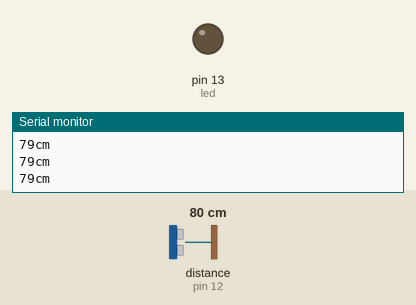
This sketch was run on a simulated Arduino Uno, built with avr-gcc and run on an emulated ATmega328P. On the bench: output pins drawn as LEDs (lit = HIGH), the last lines printed to the serial monitor. Wiring (inferred from the names in the program): ultrasonic range finder: trigger pin 11; echo pin 12. The test bench sets the inputs (shaded band); at power-on: distance to the obstacle (sensor on pin 12) 80 cm. The echo pulse lasts 58.3 µs per cm; pins used as bus, display or sensor lines are not drawn.

Above: at 1.2 s.
1.3 s: distance to the obstacle (sensor on pin 12) set to 13 cm
4.3 s: distance to the obstacle (sensor on pin 12) set to 10 cm
At 5.5 s:
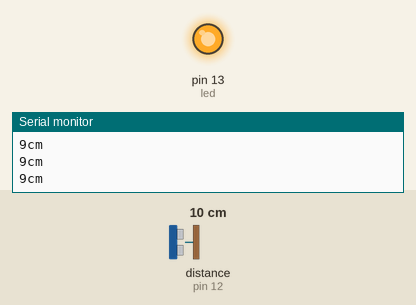
5.8 s: distance to the obstacle (sensor on pin 12) set to 18 cm
At 7.0 s:
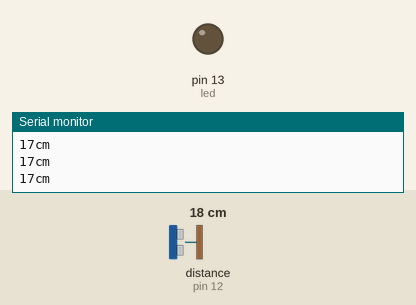
7.3 s: distance to the obstacle (sensor on pin 12) set to 4 cm
At 8.2 s:
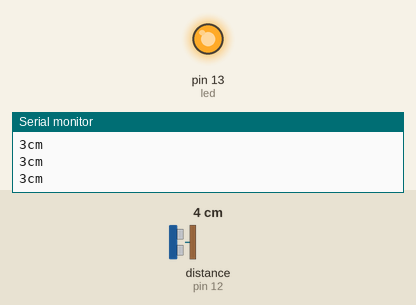
Timing chart, 0 to 9.8 s (numbered marks = the images above; inputs shaded):
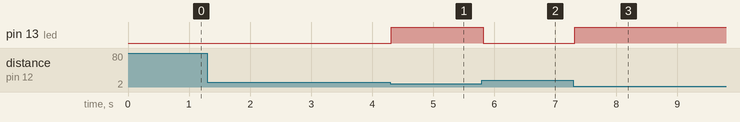

Measured:
- the behaviour switches between 12 and 11 cm on distance to the obstacle (sensor on pin 12) (found by bisection; images 0 and 1)
- after the input at 4.3 s, pin 13 (led): LOW → HIGH at once
- after the input at 5.8 s, pin 13 (led): HIGH → LOW at once
- after the input at 7.3 s, pin 13 (led): LOW → HIGH at once

The sketch:

sketch_apr27a.ino
```cpp
int trig=11;
int echo=12;
int led =13;

void setup() {
  pinMode(trig,OUTPUT);
  pinMode(echo,INPUT);
  pinMode(led,OUTPUT);
  Serial.begin(9600);


}

void loop() {
  long distance,duration;
  digitalWrite(trig,HIGH);
  delayMicroseconds(1000);
  digitalWrite(trig,LOW);
  duration = pulseIn(echo,HIGH);
  distance = (duration/2)/29.1;
  delay(10);
  if (distance<=10)
  digitalWrite(led,HIGH);
  else
  digitalWrite(led,LOW);
  Serial.println((String)distance+"cm");

}
```
